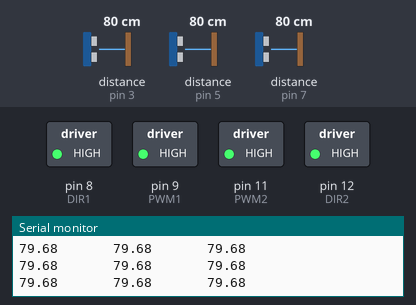
Recording of a sketch running on a simulated Arduino Uno, built with avr-gcc and run on an emulated ATmega328P. Shown: switched loads named in the sketch (green lamp = pin HIGH), the last lines printed to the serial monitor. Wiring (inferred from the names in the program): 3 × ultrasonic range finder: trigger pin 2, echo pin 3 / trigger pin 4, echo pin 5 / trigger pin 6, echo pin 7. Dashed ring = blinking. The inputs (shaded band) are chosen by the test bench; at power-on: distance to the obstacle (sensors on pin 5, pin 3, pin 7) 80 cm. The echo pulse lasts 58.3 µs per cm; pins used as bus, display or sensor lines are not drawn.

Above: at 1.2 s.
1.3 s: distance to the obstacle (sensor on pin 5) set to 22 cm
2.8 s: distance to the obstacle (sensor on pin 5) set to 19 cm
At 2.98 s:
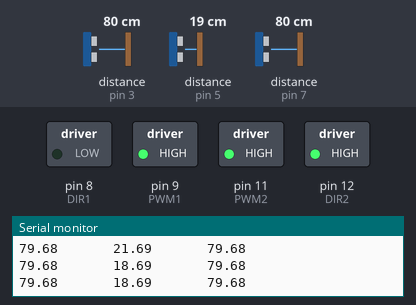
5.8 s: distance to the obstacle (sensor on pin 3) set to 60 cm
8.8 s: distance to the obstacle (sensor on pin 7) set to 60 cm
11.8 s: distance to the obstacle (sensor on pin 3) set to 2 cm
14.8 s: distance to the obstacle (sensor on pin 5) set to 35 cm
At 15.7 s:
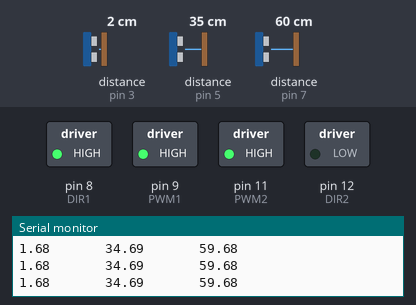
Timing chart, 0 to 17.4 s (numbered marks = the images above; inputs shaded):
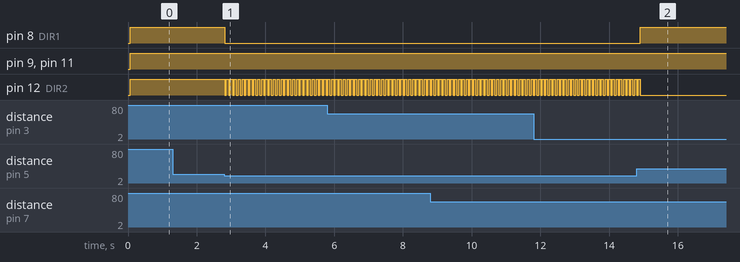

Measured:
- the behaviour switches between 21 and 20 cm on distance to the obstacle (sensor on pin 5) (found by bisection; images 0 and 1)
- after the input at 2.8 s, pin 8 (DIR1): HIGH → LOW at once; pin 12 (DIR2): alternates HIGH for 0.06 s and LOW for 0.05 s, starting at once
- after the input at 14.8 s, pin 8 (DIR1): LOW → HIGH after 0.11 s; pin 12 (DIR2): goes on until 14.9 s, then stays LOW

The sketch:

arduino_code.ino
```cpp
/*
   Obstacle Avoidance Robot - Arduino Uno
   - 3 Ultrasonic sensors (Left, Center, Right)
   - All motor movement controlled via motorControl(leftSpeed, rightSpeed)
*/

// ==========================================
// PIN DEFINITIONS
// ==========================================

// Motor Driver Pins (PWM pins on Uno: 3,5,6,9,10,11)
const int PWM1 = 9;   // Left motor speed
const int DIR1 = 8;   // Left motor direction
const int PWM2 = 11;  // Right motor speed
const int DIR2 = 12;  // Right motor direction (D12)

// Ultrasonic Sensor Pins
const int trig1 = 2;  const int echo1 = 3;   // Left sensor
const int trig2 = 4;  const int echo2 = 5;   // Center sensor
const int trig3 = 6;  const int echo3 = 7;   // Right sensor

// ==========================================
// SETTINGS
// ==========================================

const float MAX_SENSOR_DISTANCE       = 200.0;  // cm
const float FRONT_OBSTACLE_THRESHOLD  = 20.0;   // cm - center sensor triggers backup + turn
const float SIDE_OBSTACLE_THRESHOLD   = 10.0;   // cm - left/right sensors trigger turn
const unsigned long SENSOR_INTERVAL   = 50;     // ms between sensor reads
const unsigned long BACKUP_DURATION   = 50;    // ms to reverse when front obstacle detected

unsigned long lastSensorReadTime = 0;

// ==========================================
// MOTOR CONTROL
// ==========================================

void motor1(int speed) {
  if (speed > 0) {
    digitalWrite(DIR1, HIGH);
    analogWrite(PWM1, speed);       // Forward
  } else if (speed < 0) {
    digitalWrite(DIR1, LOW);
    analogWrite(PWM1, -speed);      // Backward (negate to get positive PWM value)
  } else {
    digitalWrite(DIR1, LOW);
    analogWrite(PWM1, 0);           // Stop
  }
}

void motor2(int speed) {
  if (speed > 0) {
    digitalWrite(DIR2, HIGH);
    analogWrite(PWM2, speed);       // Forward
  } else if (speed < 0) {
    digitalWrite(DIR2, LOW);
    analogWrite(PWM2, -speed);      // Backward (negate to get positive PWM value)
  } else {
    digitalWrite(DIR2, LOW);
    analogWrite(PWM2, 0);           // Stop
  }
}

void motorControl(int leftSpeed, int rightSpeed) {
  motor1(leftSpeed);
  motor2(rightSpeed);
}

// ==========================================
// SETUP
// ==========================================

void setup() {
  Serial.begin(9600);

  // Ultrasonic pins
  pinMode(trig1, OUTPUT); pinMode(echo1, INPUT);
  pinMode(trig2, OUTPUT); pinMode(echo2, INPUT);
  pinMode(trig3, OUTPUT); pinMode(echo3, INPUT);

  // Motor pins
  pinMode(PWM1, OUTPUT); pinMode(DIR1, OUTPUT);
  pinMode(PWM2, OUTPUT); pinMode(DIR2, OUTPUT);

  motorControl(0, 0); // Start stopped
  Serial.println("Robot Ready!");
}

// ==========================================
// MAIN LOOP
// ==========================================

void loop() {
  unsigned long currentMillis = millis();


  if (currentMillis - lastSensorReadTime >= SENSOR_INTERVAL) {
    lastSensorReadTime = currentMillis;

    float leftDist   = getDistance(trig1, echo1);
    float centerDist = getDistance(trig2, echo2);
    float rightDist  = getDistance(trig3, echo3);

    Serial.print(leftDist);
    Serial.print("       ");
    Serial.print(centerDist);
    Serial.print("       ");
    Serial.println(rightDist);


    if (centerDist < FRONT_OBSTACLE_THRESHOLD) {
      // Back up briefly, then turn left for the same duration
      motorControl(-255, -255);
      delay(BACKUP_DURATION);
      motorControl(-255, 255);  // Turn Left in place
      delay(BACKUP_DURATION);
    }
    else if (leftDist < SIDE_OBSTACLE_THRESHOLD) {
      motorControl(255, -255);  // Turn Right in place
    }
    else if (rightDist < SIDE_OBSTACLE_THRESHOLD) {
      motorControl(-255, 255);  // Turn Left in place
    }
    else {
      motorControl(255, 255);   // Go Forward
    }
  }
}

// ==========================================
// ULTRASONIC DISTANCE FUNCTION
// ==========================================

float getDistance(int trigPin, int echoPin) {
  digitalWrite(trigPin, LOW);
  delayMicroseconds(2);
  digitalWrite(trigPin, HIGH);
  delayMicroseconds(10);
  digitalWrite(trigPin, LOW);

  long timeout = (MAX_SENSOR_DISTANCE * 2.0 / 0.0343) + 3000;
  long duration = pulseIn(echoPin, HIGH, timeout);

  if (duration == 0) return MAX_SENSOR_DISTANCE;

  float distance = duration * 0.0343 / 2.0;

  if (distance > MAX_SENSOR_DISTANCE) return MAX_SENSOR_DISTANCE;
  if (distance < 0) return 0.0;

  return distance;

}
```
